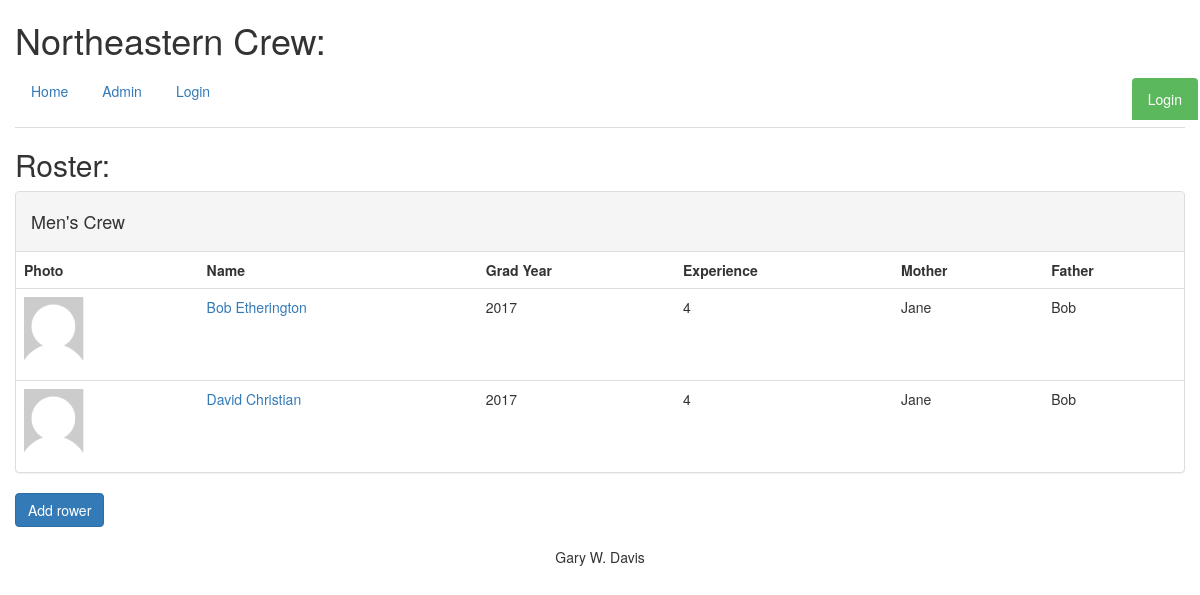
/2/roster/mens/, run on an earlier commit of the app's database.
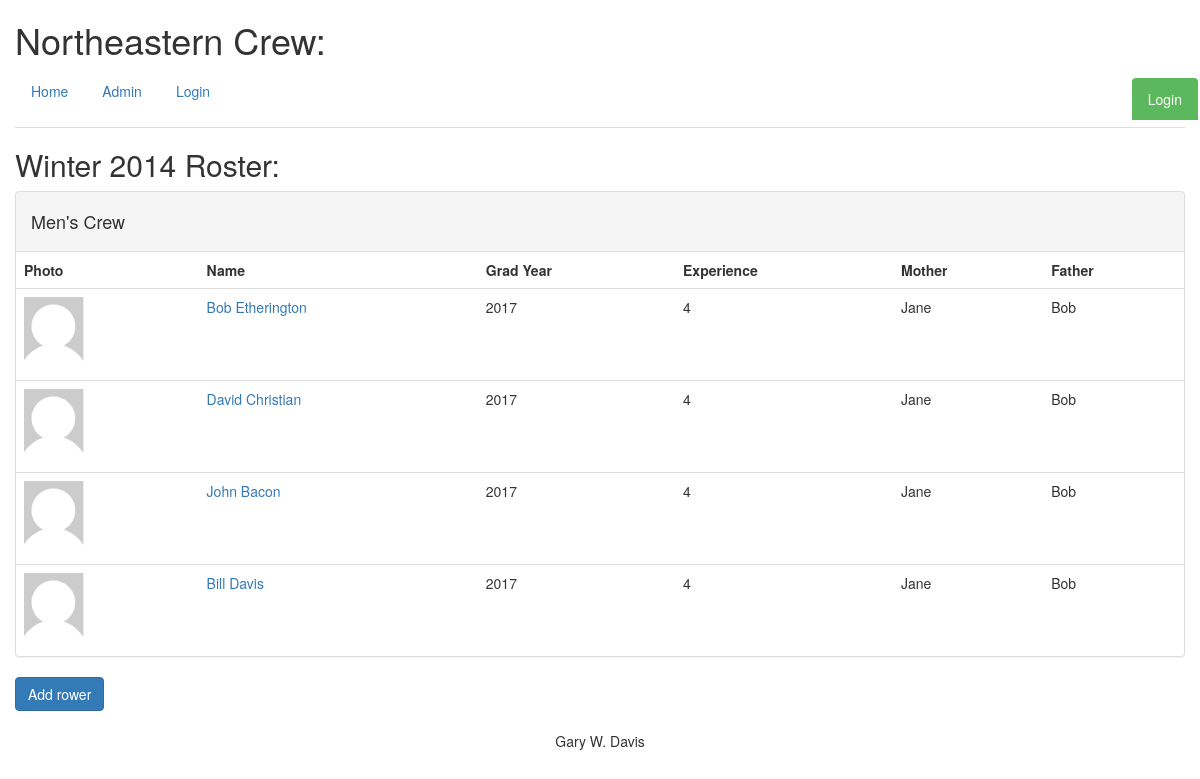
And on a later commit of the database.
### database_setup.py (models this page shows, shortened)
class Rowers(Base):
    __tablename__ = 'rowers'
    id = Column(Integer, primary_key=True)
    fname = Column(String(60), nullable=False)
    lname = Column(String(60), nullable=False)
    photo = Column(String(60))
    gyear = Column(String(4))
    experience = Column(String(15))
    mother = Column(String(60))
    father = Column(String(60))
    season = relationship('Seasons', secondary='rowerseasons')
    regatta = relationship('Regattas', secondary='rowerregattas')
    team = relationship('Teams', secondary='rowerteams')

class Seasons(Base):
    __tablename__ = 'seasons'
    id = Column(Integer, primary_key=True)
    name = Column(String(30), unique=True, nullable=False)
    short = Column(String(15), unique=True)
    description = Column(String(120))
    rower = relationship('Rowers', secondary='rowerseasons')

### rowing.py (the view)
@app.route('/<season_id>/roster/<team_id>/')
def showRoster(season_id, team_id):
    season = db_helper.get_season_from_season_id(season_id)
    team_roster = db_helper.get_team_roster_for_team_id(team_id)
    return render_template('roster.html', team_id=team_id, season=season,
                           teamroster=team_roster)

### db_helper.py (called while the page is built)
def get_season_from_season_id(season_id):
    return session.query(Seasons).get(season_id)

def get_team_roster_for_team_id(team_id):
    return session.query(Teams).get(team_id)

### templates/roster.html
{% extends "base.html" %}
{% block content %}
{% if team_id == 'womens' %}
	<h2>{{season.name}} Roster: </h2>
  <div class="panel panel-default">
    <div class="panel-heading"><h4>Women's Crew</h4></div>
{% elif team_id =='mens' %}
	<h2>{{season.name}} Roster:</h2>
  <div class="panel panel-default">
    <div class="panel-heading"><h4>Men's Crew</h4></div>
{% endif %}
      <table class="table table-hover">
        <tr>
          <th>Photo</th>
          <th>Name</th>
          <th>Grad Year</th>
          <th>Experience</th>
          <th>Mother</th>
          <th>Father</th>
        </tr>
        {% for r in teamroster.rower %}
        <tr>
        	<td><img src="{{ url_for('static',
                       filename='images/' + r.photo)}}" alt={{r.lname}} height="75"></td>
          <td><a href='{{url_for('showRower',rower_id=r.id)}}'>{{r.fname}} {{r.lname}}</a></td>
          <td>{{r.gyear}}</td>
          <td>{{r.experience}}</td>
          <td>{{r.mother}}</td>
          <td>{{r.father}}</td>
        </tr>
        {% endfor %}
      </table>
    </div>
<p><a href='{{url_for('addRower')}}'><button type="button" class="btn btn-primary">Add rower</button></a></p>
{% endblock %}

### templates/base.html (shortened to what this page needs)
<!DOCTYPE html>
<html lang="en">
  <head>
    <link rel="stylesheet" href="http://maxcdn.bootstrapcdn.com/bootstrap/3.2.0/css/bootstrap.min.css">
  </head>
  <body>
  <div class="container-fluid">
    <header class='page.header'>
      <div><h1>Northeastern Crew:</h1>
          <ul class="nav nav-tabs" role="tablist">
            <li><a href="{{ url_for('mainPage') }}">Home</a></li>
            <li><a href="{{ url_for('dashboard') }}">Admin</a></li>
            <li><a href="{{ url_for('login')}}">Login</a></li>
            {% if current_user.is_authenticated() %}
              <li class="nav navbar-right"><a href="{{url_for('logout')}}" class="btn btn-danger navbar-btn">
                Logout
              </a></li>
            {% else %}
              <li class="nav navbar-right"><a href="{{ url_for('oauth_authorize', provider='facebook') }}" class="btn btn-success navbar-btn">
                Login
              </a></li>
            {% endif %}
          </ul>
      </div>
    </header>
    <section>
      <div class = 'pane'>
      {% block content %}{% endblock %}
      </div>
    </section>
    <footer style="padding-top: 10px;">
    <center>Gary W. Davis</center>
    </footer>
  </div>
  </body>
</html>

What changed in the data, as far as the page shows it:
added Seasons: name "Winter 2014"
added Rowers: photo (picture), fname "John", lname "Bacon", gyear "2017", experience "4", mother "Jane", father "Bob"
added Rowers: photo (picture), fname "Bill", lname "Davis", gyear "2017", experience "4", mother "Jane", father "Bob"
